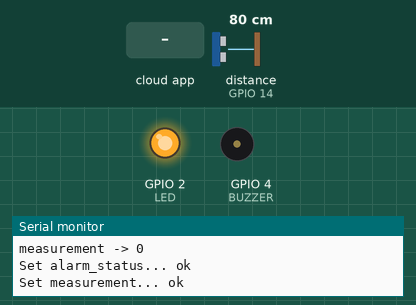
Simulated run of this program. Board: ESP8266 (NodeMCU). Parts: output pins drawn as LEDs (lit = HIGH), buzzer (waves = sounding), the last lines printed to the serial monitor. Wiring (inferred from the names in the program): ultrasonic range finder: trigger GPIO 0; echo GPIO 14. The test bench sets the inputs (shaded band); at power-on: distance to the obstacle (sensor on GPIO 14) 80 cm. The echo pulse lasts 58.3 µs per cm; WiFi joins after 1.5 s; servers stay silent unless stated; the Firebase database answers and starts empty; pins used as bus, display or sensor lines are not drawn.

Above: at 2.7 s.
2.8 s: the phone or cloud app sets enable_alert_sound to 1
6.0 s: distance to the obstacle (sensor on GPIO 14) set to 22 cm
7.5 s: distance to the obstacle (sensor on GPIO 14) set to 18 cm
At 9.3 s:
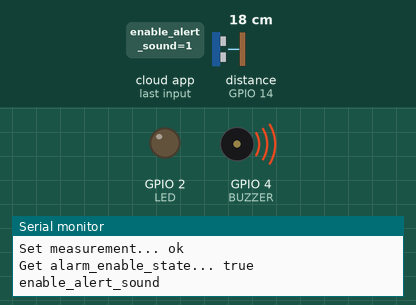
At 10.5 s:
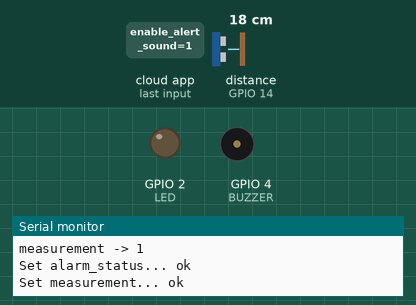
Timing chart, 0 to 12.0 s (numbered marks = the images above; inputs shaded):
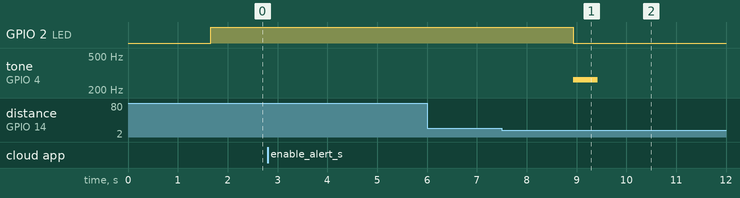

Measured:
- the behaviour switches between 21 and 20 cm on distance to the obstacle (sensor on GPIO 14) (found by bisection; images 0 and 1)
- after the input at 7.5 s, GPIO 2 (LED): HIGH → LOW after 1.4 s; tone on GPIO 4 (BUZZER): silent → 262 Hz after 1.4 s, → silent 0.50 s later

The program:

main.cpp
```cpp
#include <Arduino.h>
#include <SD.h>
#include <ESP8266WiFi.h>
#include "pitches.h"

#include <Firebase_ESP_Client.h>

// Provide the token generation process info.
#include <addons/TokenHelper.h>

// Provide the RTDB payload printing info and other helper functions.
#include <addons/RTDBHelper.h>

/* 1. Define the WiFi credentials */
#define WIFI_SSID "Labs-LSD"
#define WIFI_PASSWORD "aulaslsd"

/** 2. Define the API key
 *
 * The API key can be obtained since you created the project and set up
 * the Authentication in Firebase console.
 *
 * You may need to enable the Identity provider at https://console.cloud.google.com/customer-identity/providers
 * Select your project, click at ENABLE IDENTITY PLATFORM button.
 * The API key also available by click at the link APPLICATION SETUP DETAILS.
 *
 */
#define API_KEY "AIzaSyAP2czwSBofWTe92A2Vkz6Z7XCG4Jr0kRM"

/* 3. If work with RTDB, define the RTDB URL */
#define DATABASE_URL "https://iot-alarm-app-group9-default-rtdb.europe-west1.firebasedatabase.app/" //<databaseName>.firebaseio.com or <databaseName>.<region>.firebasedatabase.app


#define TRIG 0    //D3 -> GPIO0
#define ECHO 14   //D5 -> GPIO14
#define LED 2     //NodeMCU's builtin LED
#define BUZZER 4
#define SPEED_OF_SOUND 0.0343 //in [cm/us]


FirebaseData fbdo;
FirebaseAuth auth;
FirebaseConfig config;

unsigned long dataMillis = 0;
int count = 0;
bool signupOK = false;

#if defined(ARDUINO_RASPBERRY_PI_PICO_W)
WiFiMulti multi;
#endif


// defines variables
long duration;
float distance = 15;
bool intruder_detected = false;
int intruder_counter = 0;
bool alarm_enable = true;


void setupFireBase();
float measureDistance();
void playAlarm();
bool getAlarmEnable();
int updateDatabase(bool alarm_status, int measurements);

void setup() {
  pinMode(TRIG, OUTPUT);
  pinMode(ECHO, INPUT);
  pinMode(LED, OUTPUT);
  Serial.begin(115200);
//___________________________________________-

  setupFireBase();

}

void loop() {

  alarm_enable = getAlarmEnable();

  distance = measureDistance();
  // Displays the distance on the Serial Monitor

  if (distance < 20){
    digitalWrite(LED, LOW);
    if(!intruder_detected) {
      intruder_detected = true;
      intruder_counter++;
      if(alarm_enable) {playAlarm();}
    }
  }
  else {
    digitalWrite(LED, HIGH);
    intruder_detected = false;
  }

  Serial.print("measurement -> ");
  Serial.println(intruder_counter);

  updateDatabase(intruder_detected, intruder_counter);

  delay(1000);
}


void setupFireBase(){
  WiFi.begin(WIFI_SSID, WIFI_PASSWORD);

  Serial.print("Connecting to Wi-Fi");
    while (WiFi.status() != WL_CONNECTED)
    {
        Serial.print(".");
        delay(300);
    }

    Serial.println();
    Serial.print("Connected with IP: ");
    Serial.println(WiFi.localIP());
    Serial.println();

    Serial.printf("Firebase Client v%s\n\n", FIREBASE_CLIENT_VERSION);

    /* Assign the API key (required) */
    config.api_key = API_KEY;

    /* Assign the RTDB URL */
    config.database_url = DATABASE_URL;

    Firebase.reconnectWiFi(true);

    Serial.print("Sign up new user... ");

    /* Sign up */
    if (Firebase.signUp(&config, &auth, "", ""))
    {
        Serial.println("ok");
        signupOK = true;

        /** if the database rules were set as in the example "EmailPassword.ino"
         * This new user can be access the following location.
         *
         * "/UserData/<user uid>"
         *
         * The new user UID or <user uid> can be taken from auth.token.uid
         */
    }
    else
        Serial.printf("%s\n", config.signer.signupError.message.c_str());

    // If the signupError.message showed "ADMIN_ONLY_OPERATION", you need to enable Anonymous provider in project's Authentication.

    /* Assign the callback function for the long running token generation task */
    config.token_status_callback = tokenStatusCallback; // see addons/TokenHelper.h

    Firebase.begin(&config, &auth);
}

float measureDistance(){
  // Clears the TRIG condition
  digitalWrite(TRIG, LOW);
  delayMicroseconds(2);
  // Sets the TRIG HIGH (ACTIVE) for 10 microseconds
  digitalWrite(TRIG, HIGH);
  delayMicroseconds(10);
  digitalWrite(TRIG, LOW);
  // Reads the ECHO, returns the sound wave travel time in microseconds
  duration = pulseIn(ECHO, HIGH);

  // Calculating the distance
  return ((float)duration * SPEED_OF_SOUND / 2); // Speed of sound wave divided by 2 (go and back)
}


void playAlarm() {
  int noteDuration = 500;
  int note = NOTE_C4;

  tone(BUZZER, note, noteDuration);
  delay(noteDuration);
  noTone(BUZZER);
}


bool getAlarmEnable() {
  bool enable_state;
  if (signupOK && Firebase.ready()) {
    String path = "enable_alert_sound";


    Serial.printf("Get alarm_enable_state... %s\n", Firebase.RTDB.getBool(&fbdo, path, &enable_state) ? enable_state ? "true" : "false" : fbdo.errorReason().c_str());
    Serial.println(path);
  }

  return enable_state;
}

int updateDatabase(bool alarm_status, int measurements){

  // Firebase.ready() should be called repeatedly to handle authentication tasks.
  if (signupOK && Firebase.ready()) {
    String path = "alarm_status";
    Serial.printf("Set alarm_status... %s\n", Firebase.RTDB.setBool(&fbdo, path, alarm_status) ? "ok" : fbdo.errorReason().c_str());

    path = "measurement";
    Serial.printf("Set measurement... %s\n", Firebase.RTDB.setInt(&fbdo, path, measurements) ? "ok" : fbdo.errorReason().c_str());
  }

  return 0;
}
```

pitches.h
```cpp
/*************************************************
 * Public Constants
 *************************************************/

#define NOTE_B0  31
#define NOTE_C1  33
#define NOTE_CS1 35
#define NOTE_D1  37
#define NOTE_DS1 39
#define NOTE_E1  41
#define NOTE_F1  44
#define NOTE_FS1 46
#define NOTE_G1  49
#define NOTE_GS1 52
#define NOTE_A1  55
#define NOTE_AS1 58
#define NOTE_B1  62
#define NOTE_C2  65
#define NOTE_CS2 69
#define NOTE_D2  73
#define NOTE_DS2 78
#define NOTE_E2  82
#define NOTE_F2  87
#define NOTE_FS2 93
#define NOTE_G2  98
#define NOTE_GS2 104
#define NOTE_A2  110
#define NOTE_AS2 117
#define NOTE_B2  123
#define NOTE_C3  131
#define NOTE_CS3 139
#define NOTE_D3  147
#define NOTE_DS3 156
#define NOTE_E3  165
#define NOTE_F3  175
#define NOTE_FS3 185
#define NOTE_G3  196
#define NOTE_GS3 208
#define NOTE_A3  220
#define NOTE_AS3 233
#define NOTE_B3  247
#define NOTE_C4  262
#define NOTE_CS4 277
#define NOTE_D4  294
#define NOTE_DS4 311
#define NOTE_E4  330
#define NOTE_F4  349
#define NOTE_FS4 370
#define NOTE_G4  392
#define NOTE_GS4 415
#define NOTE_A4  440
#define NOTE_AS4 466
#define NOTE_B4  494
#define NOTE_C5  523
#define NOTE_CS5 554
#define NOTE_D5  587
#define NOTE_DS5 622
#define NOTE_E5  659
#define NOTE_F5  698
#define NOTE_FS5 740
#define NOTE_G5  784
#define NOTE_GS5 831
#define NOTE_A5  880
#define NOTE_AS5 932
#define NOTE_B5  988
#define NOTE_C6  1047
#define NOTE_CS6 1109
#define NOTE_D6  1175
#define NOTE_DS6 1245
#define NOTE_E6  1319
#define NOTE_F6  1397
#define NOTE_FS6 1480
#define NOTE_G6  1568
#define NOTE_GS6 1661
#define NOTE_A6  1760
#define NOTE_AS6 1865
#define NOTE_B6  1976
#define NOTE_C7  2093
#define NOTE_CS7 2217
#define NOTE_D7  2349
#define NOTE_DS7 2489
#define NOTE_E7  2637
#define NOTE_F7  2794
#define NOTE_FS7 2960
#define NOTE_G7  3136
#define NOTE_GS7 3322
#define NOTE_A7  3520
#define NOTE_AS7 3729
#define NOTE_B7  3951
#define NOTE_C8  4186
#define NOTE_CS8 4435
#define NOTE_D8  4699
#define NOTE_DS8 4978
```
